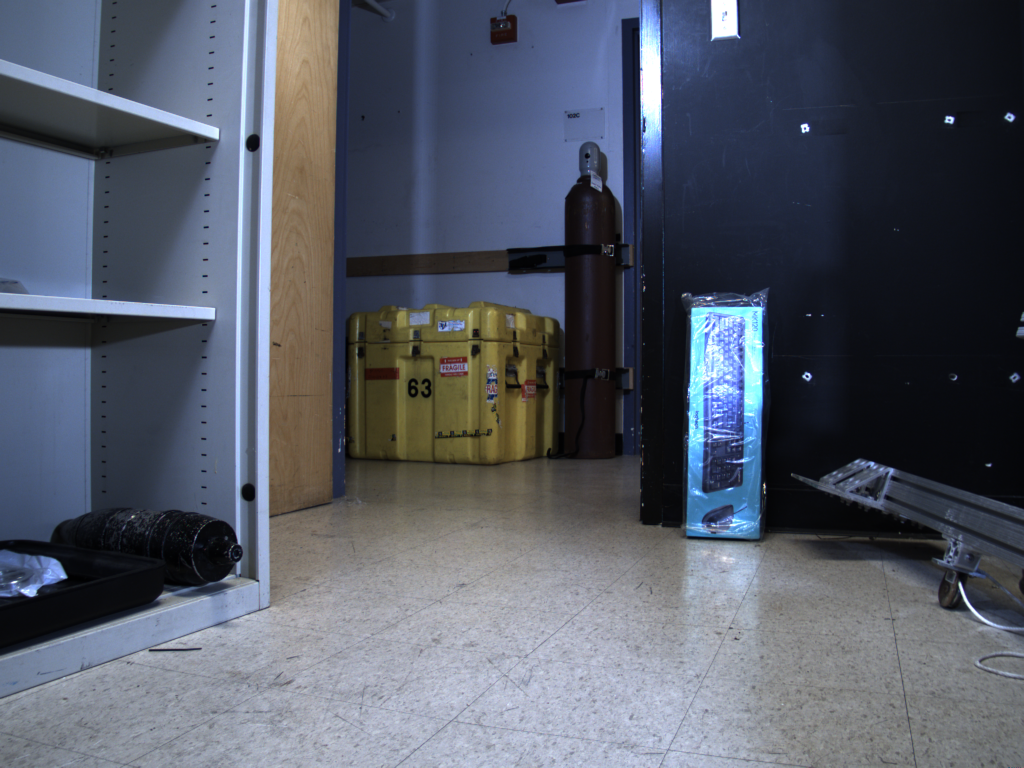
#> input picture images/left_raw.png, 2048 x 1536 px (shown at 1/2 size)
$ python bulk_process.py images/left_raw.png   (older library calls are emulated)
#> lines starting #> are read from the running program, lines starting #| are printed output that depends on the picture
#!/usr/bin/env python3

import argparse
from pathlib import Path
import logging


import pprint as pp
import numpy as np
import cv2

import yaml

parser = argparse.ArgumentParser()

parser.add_argument('--output-dir,-o', dest='output', type=Path,
                    default=Path(__file__).absolute().parent / "output",
                    help='Output directory')

parser.add_argument('--log', nargs='?',
                    default='INFO',
                    help='Logging level')

parser.add_argument("--left", type=Path,
                    default=Path(__file__).absolute().parent / "camera_info" / "18482016_water.yaml")

parser.add_argument("--right", type=Path,
                    default=Path(__file__).absolute().parent / "camera_info" / "18505502_water.yaml")

parser.add_argument("stereofiles", nargs="*")


args = parser.parse_args()
logging.basicConfig( level=args.log.upper() )

def mat_from_dict( d ):
    return np.reshape( d['data'], (d['rows'], d['cols'] ) )

def cam_from_yaml( y ):
    return { 'size': (y['image_width'], y['image_height']),
             'K': mat_from_dict( y['camera_matrix'] ),
             'dist': mat_from_dict( y['distortion_coefficients']),
             'projection': mat_from_dict( y['projection_matrix']),
             'rectification': mat_from_dict( y['rectification_matrix'])}

with open(args.left) as f:
    y = yaml.load(f, Loader=yaml.SafeLoader)
    leftCam = cam_from_yaml( y )

with open(args.right) as f:
    y = yaml.load(f, Loader=yaml.SafeLoader)
    rightCam = cam_from_yaml(y)

print("Left camera:")
pp.pprint(leftCam)
print()
print("Right camera:")
pp.pprint(rightCam)


def stereo_save( left, right, filename ):
    out = np.concatenate( (left, right), axis=1 )
    outColor = cv2.cvtColor( out, cv2.COLOR_GRAY2RGB )
    cv2.imwrite( str(filename), outColor )

for infile in args.stereofiles:
    basename = Path(infile).name

    logging.info("Processing %s" % basename)

    imgStereo = cv2.imread(infile)
#> imgStereo is the input picture: shape (1536, 2048, 3); mean B, G, R 101.7, 89.5, 84.1

    left = imgStereo[:, 0:int(imgStereo.shape[1]/2) ]
    right = imgStereo[:, int(imgStereo.shape[1]/2):int(imgStereo.shape[1]) ]

    left = cv2.cvtColor(left, cv2.COLOR_RGB2GRAY)
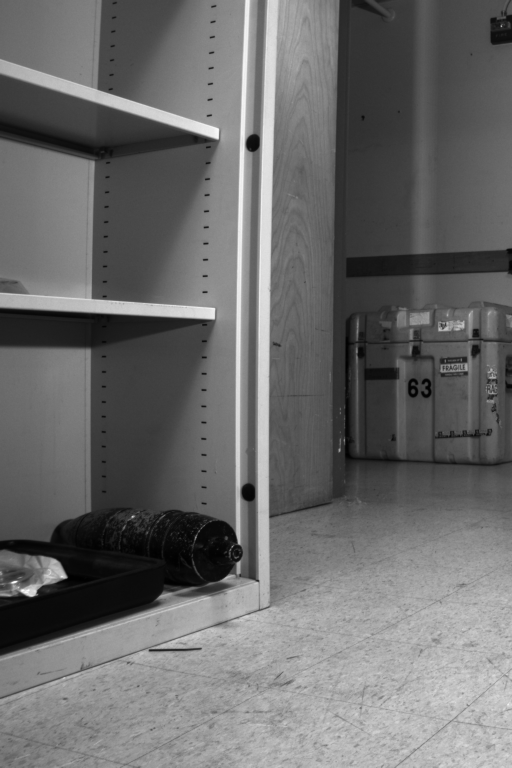
#> left: shape (1536, 1024) (shown at 1/2 size); min 0, max 255, mean 106.1
    right = right[:,:,1]
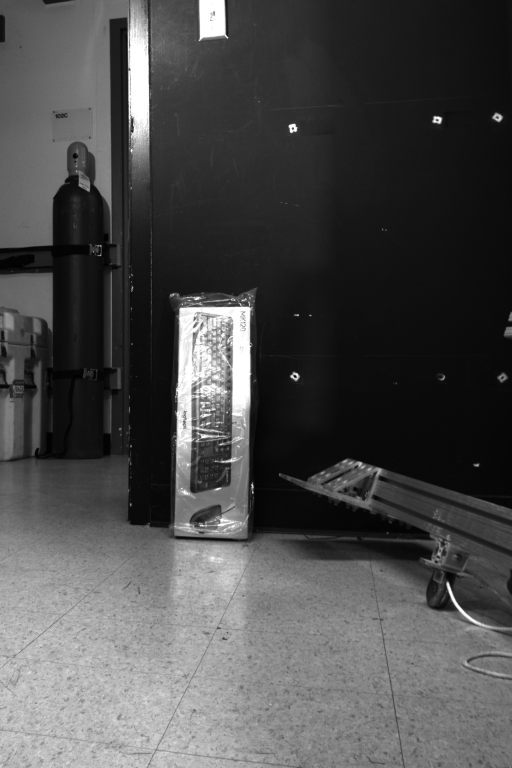
#> right: shape (1536, 1024) (shown at 1/2 size); min 1, max 255, mean 75.6

    stereo_save( left, right, args.output / ("input_"+basename) )

    def remap( img, cam ):
        ## Extract newK from projection
        newK = cam['projection'][:,0:2]

        map1,map2 = cv2.initUndistortRectifyMap( cam['K'], cam['dist'], cam['rectification'], cam['projection'], cam['size'], cv2.CV_32FC1)
        return cv2.remap(img, map1, map2, cv2.INTER_LINEAR);

    imgLrect = remap( left, leftCam )
    imgRrect = remap( right, rightCam )

    ## Flip and swap
    if True:
        foo = cv2.rotate( imgRrect, cv2.ROTATE_180 )
        imgRrect = cv2.rotate( imgLrect, cv2.ROTATE_180 )
        imgLrect = foo

    stereo_save( imgLrect, imgRrect, args.output / ("rect_"+basename) )
#> in stereo_save (call 2), `out = np.concatenate( (left, right), axis=1 )`:
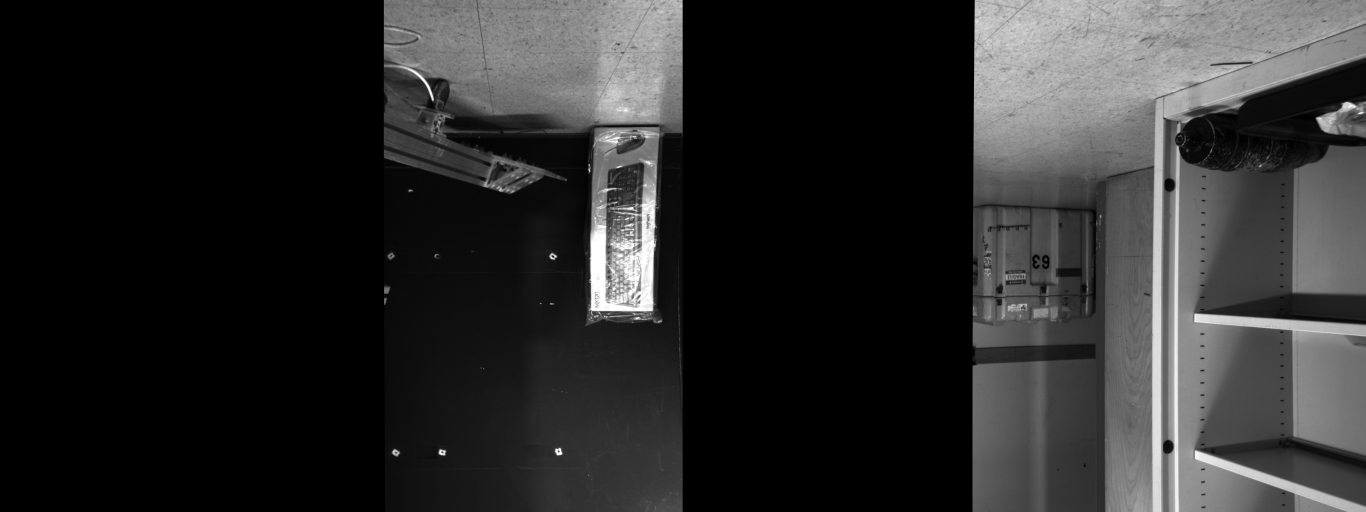
#> out: shape (1536, 4096) (shown at 1/3 size); min 0, max 255, mean 43.4

    scale = 0.125
    newSize = (int(imgLrect.shape[1]*scale), int(imgLrect.shape[0]*scale) )
#> newSize = (256, 192)

    imgLresized = cv2.resize(imgLrect, newSize )
    imgRresized = cv2.resize(imgRrect, newSize )
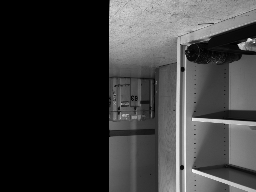
#> imgRresized: shape (192, 256); min 0, max 248, mean 59.9

    imgLstereo = imgLresized
    imgRstereo = imgRresized


    min_disparity = -32
    num_disparity = 96
    block_size = 5

    stereo = cv2.StereoBM_create(numDisparities=num_disparity, blockSize=block_size)
    stereo.setMinDisparity(min_disparity)
    #bm.setDisp12MaxDiff(2)
    stereo.setTextureThreshold(1)
    # bm.setPreFilterSize( 27 );
    # bm.setPreFilterCap( 63 );
    #bm.setTextureThreshold( 20 );
    #bm.setUniquenessRatio( 7 );
    #bm.setSpeckleWindowSize( 0 );
    #bm.setSpeckleRange( 2 );

    disparity = stereo.compute(imgLstereo,imgRstereo)

    cv2.imwrite( str(args.output / ("left_disparity_"+basename)), disparity )
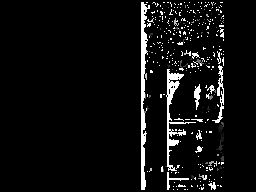
#> saved as left_disparity_left_raw.png: shape (192, 256); min 0, max 255, mean 14.9

    right_matcher = cv2.ximgproc.createRightMatcher(stereo)
#     right_matcher = cv2.StereoBM_create(numDisparities=stereo.getNumDisparities(), blockSize=stereo.getBlockSize())

    ## These are set appropriately by createRightMatcher

    #right_matcher.setTextureThreshold(stereo.getTextureThreshold())
    right_matcher.setSpeckleWindowSize(stereo.getSpeckleWindowSize())
    right_matcher.setSpeckleRange(stereo.getSpeckleRange())
    dispR = right_matcher.compute(imgRstereo, imgLstereo)

    ## Display right-to-left disparity
    cv2.imwrite( str(args.output / ("right_disparity_"+basename)), dispR )
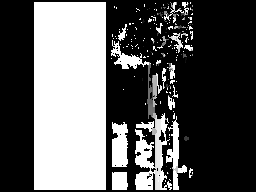
#> saved as right_disparity_left_raw.png: shape (192, 256); min 0, max 255, mean 93.3

    # FILTER Parameters
    lmbda = 10000
    sigma = 1.0
    #visual_multiplier = 1.0

    wls_filter = cv2.ximgproc.createDisparityWLSFilter(matcher_left=stereo)
    wls_filter.setLambda(lmbda)
    wls_filter.setSigmaColor(sigma)
    wls_filter.setDepthDiscontinuityRadius(1)
    #wls_filter.setDepthDiscontinuityRadius(4)

    filteredImg = wls_filter.filter(disparity, imgLstereo, None, dispR, None, imgRstereo )
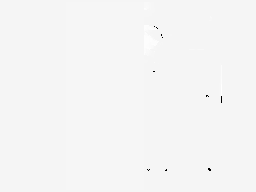
#> filteredImg: shape (192, 256) int16; min -32768, max 741, mean -503.7; drawn with min black and max white

    filteredImg = cv2.normalize(src=filteredImg, dst=filteredImg, beta=0, alpha=255, norm_type=cv2.NORM_MINMAX);
    filteredImg = np.uint8(filteredImg)

    cv2.imwrite( str(args.output / ("smoothed_"+basename)), filteredImg )

$ run again, on images/right_raw_rightsideup.png
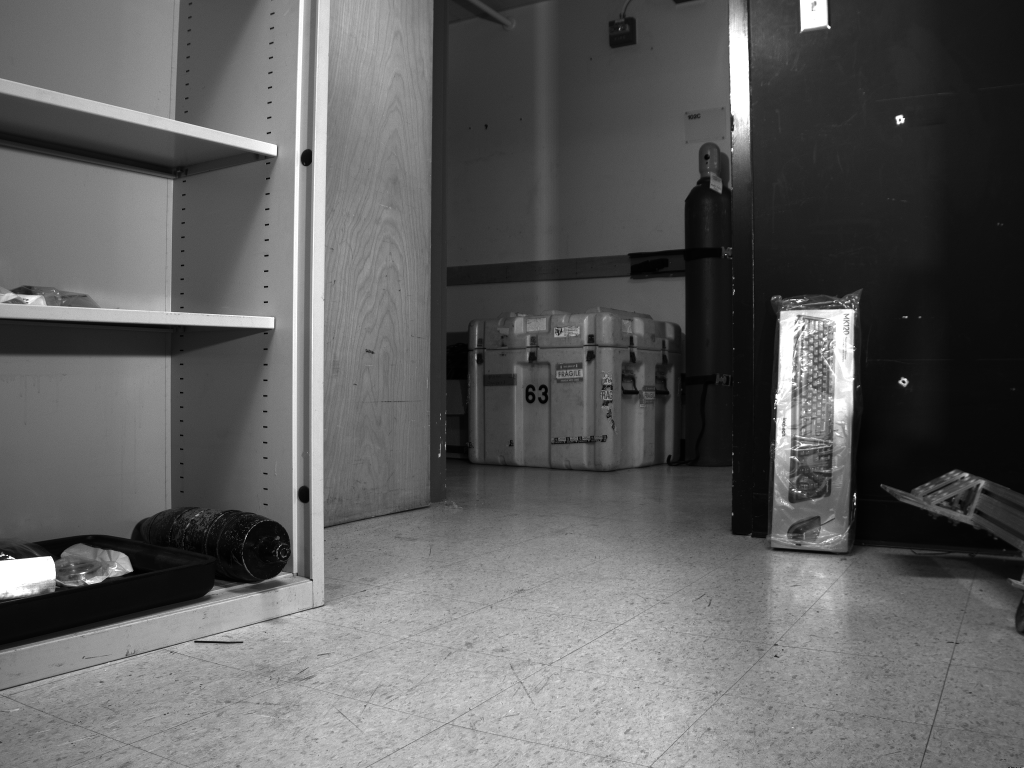
#> input picture images/right_raw_rightsideup.png, 2048 x 1536 px (shown at 1/2 size)
#> imgStereo is the input picture: shape (1536, 2048, 3); min 0, max 255, mean 95.1
#> out: shape (1536, 4096)
#> `imgRresized = cv2.resize(imgRrect, newSize )`:
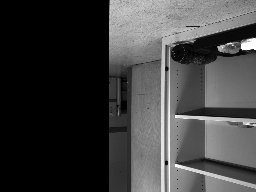
#> imgRresized: shape (192, 256); min 0, max 255, mean 63.5
#> `cv2.imwrite( str(args.output / ("right_disparity_"+basename)), dispR )`:
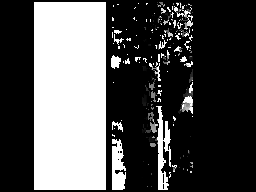
#> saved as right_disparity_right_raw_rightsideup.png: shape (192, 256); min 0, max 255, mean 83.3
